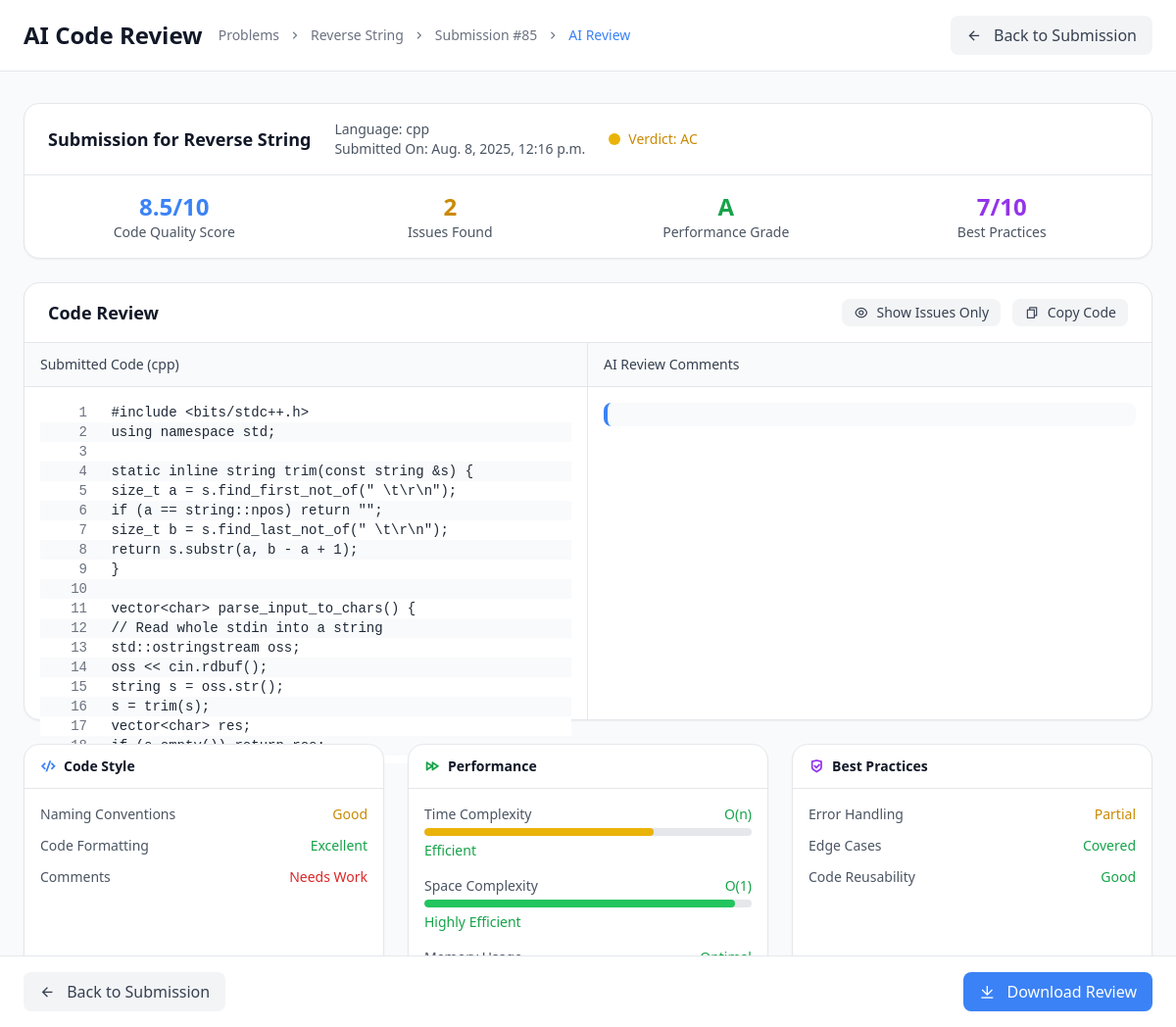
The app's page /compiler/problems/4/ai-review/ (signed in) with its own data.
### compiler/models.py (models this page shows, shortened)
class Problem(models.Model):
    title = models.CharField(max_length=100)
    description = models.TextField()
    constraints = models.TextField()
    example_input = models.TextField()
    example_output = models.TextField()

class Codesubmission(models.Model):
    problem = models.ForeignKey(Problem,on_delete=models.CASCADE,null=True,blank=True)
    user = models.ForeignKey(User,on_delete=models.CASCADE,null=True,blank=True)
    language = models.CharField(max_length=100)
    code = models.TextField()
    input_data = models.TextField(null =True,blank=True)
    output_data = models.TextField(null=True,blank=True)
    timestamp = models.DateTimeField(auto_now_add=True)
    VERDICT_CHOICES = [
        ('AC', 'Accepted'),
        ('WA', 'Wrong Answer'),
        ('RE', 'Runtime Error'),
        ('TLE', 'Time Limit Exceeded'),
        ('CE', 'Compilation Error'),
    ]
    verdict= models.CharField(max_length=3,choices=VERDICT_CHOICES,default='WA')
    error = models.TextField(blank=True)

### compiler/views.py (the view, shortened to what this page needs)
# urls.py: path('problems/<int:problem_id>/ai-review/',ai_review,name='ai_review'),
@login_required
@csrf_exempt
def ai_review(request, problem_id):
    problem = get_object_or_404(Problem, id=problem_id)
    last_submission = Codesubmission.objects.filter(
        user=request.user,
        problem=problem
    ).order_by('-timestamp').first()
    if not last_submission:
        return HttpResponse("No previous Submission Found")
    model = genai.GenerativeModel('gemini-1.5-flash')
    prompt = f"""
    Please review this coding problem solution and provide constructive feedback in 3-5 bullet points.
    Format your response with clear bullet points using '-' prefix for each point.

    Problem Description:
    {problem.description}

    User's Solution (in {last_submission.language}):
    {last_submission.code}

    Error (if any):
    {last_submission.error if last_submission.error else 'No errors reported'}

    Please structure your feedback to cover:
    - Code quality assessment
    - Potential improvements
    - Alternative approaches
    - Performance considerations (including time and space complexity analysis)

    Keep each bullet point concise and focused.
    """
    response = model.generate_content(prompt)
    feedback_text = response.text.strip()
    bullet_points = []
    lines = feedback_text.split('\n')
    if not bullet_points:
        bullet_points = [feedback_text]
    time_complexity = "O(n)"
    space_complexity = "O(1)"
    performance_grade = "A"
    for point in bullet_points:
        lower_point = point.lower()
    context = {
        "last_submission": last_submission,
        "problem": problem,
        "feedback_text": feedback_text,
        "bullet_points": bullet_points,
        "time_complexity": time_complexity,
        "space_complexity": space_complexity,
        "performance_grade": performance_grade,
        "quality_score": "8.5/10",
        "issues_found": "2",
        "best_practices_score": "7/10",
    }
    return render(request, 'ai_review.html', context)

### compiler/templates/ai_review.html (shortened to what this page needs)
<!DOCTYPE html>
<html lang="en">
  <head>
    <script src="https://cdn.tailwindcss.com/3.4.16"></script>
    <link
      href="https://cdnjs.cloudflare.com/ajax/libs/remixicon/4.6.0/remixicon.min.css"
      rel="stylesheet"
    />
  </head>
  <body class="bg-gray-50 min-h-screen">
    <header class="bg-white border-b border-gray-200 sticky top-0 z-50">
      <div class="px-6 py-4">
        <div class="flex items-center justify-between">
          <div class="flex items-center space-x-4">
            <h1 class="text-2xl font-bold text-gray-900">AI Code Review</h1>
            <nav class="flex items-center text-sm text-gray-500">
              <span>Problems</span>
              <div class="w-4 h-4 flex items-center justify-center mx-2">
                <i class="ri-arrow-right-s-line"></i>
              </div>
              <span>{{ problem.title }}</span>
              <div class="w-4 h-4 flex items-center justify-center mx-2">
                <i class="ri-arrow-right-s-line"></i>
              </div>
              <span>Submission #{{ last_submission.id }}</span>
              <div class="w-4 h-4 flex items-center justify-center mx-2">
                <i class="ri-arrow-right-s-line"></i>
              </div>
              <span class="text-primary">AI Review</span>
            </nav>
          </div>
          <button
            onclick="window.history.back()"
            class="px-4 py-2 bg-gray-100 text-gray-700 rounded-button hover:bg-gray-200 transition-colors whitespace-nowrap"
          >
            <div
              class="w-4 h-4 flex items-center justify-center mr-2 inline-flex"
            >
              <i class="ri-arrow-left-line"></i>
            </div>
            Back to Submission
          </button>
        </div>
      </div>
    </header>
    <main class="max-w-7xl mx-auto px-6 py-8">
      <div class="bg-white rounded-lg shadow-sm border border-gray-200 mb-6">
        <div class="px-6 py-4 border-b border-gray-200">
          <div class="flex items-center justify-between">
            <div class="flex items-center space-x-6">
              <div>
                <h2 class="text-lg font-semibold text-gray-900">
                  Submission for {{ problem.title }}
                </h2>
              </div>
              <div class="text-sm text-gray-600">
                <p>Language: <span class="font-medium">{{ last_submission.language }}</span></p>
                <p>Submitted On: <span class="font-medium">{{ last_submission.timestamp }}</span></p>
              </div>
              <div class="flex items-center space-x-2">
                {% with verdict=last_submission.verdict %}
                <div class="w-3 h-3
                  {% if verdict == 'Accepted' %}bg-green-500
                  {% elif verdict == 'Error' %}bg-red-500
                  {% else %}bg-yellow-500{% endif %}
                  rounded-full"></div>
                <span class="text-sm font-medium
                  {% if verdict == 'Accepted' %}text-green-600
                  {% elif verdict == 'Error' %}text-red-600
                  {% else %}text-yellow-600{% endif %}">
                  Verdict: {{ verdict }}
                </span>
                {% endwith %}
              </div>
            </div>
          </div>
        </div>
        <div class="px-6 py-4">
          <div class="grid grid-cols-4 gap-6">
            <div class="text-center">
              <div class="text-2xl font-bold text-primary">{{ quality_score }}</div>
              <div class="text-sm text-gray-600">Code Quality Score</div>
            </div>
            <div class="text-center">
              <div class="text-2xl font-bold text-yellow-600">{{ issues_found }}</div>
              <div class="text-sm text-gray-600">Issues Found</div>
            </div>
            <div class="text-center">
              <div class="text-2xl font-bold text-green-600">{{ performance_grade }}</div>
              <div class="text-sm text-gray-600">Performance Grade</div>
            </div>
            <div class="text-center">
              <div class="text-2xl font-bold text-purple-600">{{ best_practices_score }}</div>
              <div class="text-sm text-gray-600">Best Practices</div>
            </div>
          </div>
        </div>
      </div>
      <div class="bg-white rounded-lg shadow-sm border border-gray-200 mb-6">
        <div class="px-6 py-4 border-b border-gray-200">
          <div class="flex items-center justify-between">
            <h3 class="text-lg font-semibold text-gray-900">Code Review</h3>
            <div class="flex items-center space-x-3">
              <button
                id="toggleViewButton"
                class="px-3 py-1 text-sm bg-gray-100 text-gray-700 rounded-button hover:bg-gray-200 transition-colors whitespace-nowrap"
              >
                <div
                  class="w-4 h-4 flex items-center justify-center mr-1 inline-flex"
                >
                  <i class="ri-eye-line"></i>
                </div>
                Show Issues Only
              </button>
              <button
                id="copyCodeButton"
                class="px-3 py-1 text-sm bg-gray-100 text-gray-700 rounded-button hover:bg-gray-200 transition-colors whitespace-nowrap"
              >
                <div
                  class="w-4 h-4 flex items-center justify-center mr-1 inline-flex"
                >
                  <i class="ri-file-copy-line"></i>
                </div>
                Copy Code
              </button>
            </div>
          </div>
        </div>
        <div class="flex h-96">
          <div class="w-1/2 border-r border-gray-200">
            <div class="px-4 py-3 bg-gray-50 border-b border-gray-200">
              <h4 class="text-sm font-medium text-gray-700">Submitted Code ({{ last_submission.language|default:"Unknown" }})</h4>
            </div>
            <div class="p-4 overflow-auto h-full">
              {% if last_submission %}
                <div class="code-container font-mono text-sm">
                  {% for line in last_submission.code.splitlines %}
                    <div class="code-line text-gray-800 {% cycle 'bg-white' 'bg-gray-50' %}">
                      {{ line }}
                    </div>
                  {% endfor %}
                </div>
              {% else %}
                <div class="text-gray-500 italic">No submission found</div>
              {% endif %}
            </div>
          </div>
          <div class="w-1/2">
            <div class="px-4 py-3 bg-gray-50 border-b border-gray-200">
              <h4 class="text-sm font-medium text-gray-700">
                AI Review Comments
              </h4>
            </div>
            <div class="p-4 overflow-auto h-full">
              {% if bullet_points %}
                <div class="space-y-3">
                  {% for point in bullet_points %}
                    <div class="feedback-item">
                    </div>
                  {% endfor %}
                </div>
              {% elif response_text %}
                <div class="bg-gray-50 p-4 rounded-lg whitespace-pre-wrap text-sm">
                  {{ response_text }}
                </div>
              {% else %}
                <div class="text-gray-500 italic">No feedback available</div>
              {% endif %}
            </div>
          </div>
        </div>
      </div>
      <div class="grid grid-cols-1 md:grid-cols-3 gap-6">
        <div class="bg-white rounded-lg shadow-sm border border-gray-200">
          <div class="px-4 py-3 border-b border-gray-200">
            <h4 class="text-sm font-semibold text-gray-900 flex items-center">
              <div class="w-4 h-4 flex items-center justify-center mr-2">
                <i class="ri-code-s-slash-line text-primary"></i>
              </div>
              Code Style
            </h4>
          </div>
          <div class="p-4">
            <div class="space-y-3">
              <div class="flex items-center justify-between">
                <span class="text-sm text-gray-600">Naming Conventions</span>
                <span class="text-sm font-medium text-yellow-600">Good</span>
              </div>
              <div class="flex items-center justify-between">
                <span class="text-sm text-gray-600">Code Formatting</span>
                <span class="text-sm font-medium text-green-600"
                  >Excellent</span
                >
              </div>
              <div class="flex items-center justify-between">
                <span class="text-sm text-gray-600">Comments</span>
                <span class="text-sm font-medium text-red-600">Needs Work</span>
              </div>
            </div>
          </div>
        </div>
        <div class="bg-white rounded-lg shadow-sm border border-gray-200">
          <div class="px-4 py-3 border-b border-gray-200">
            <h4 class="text-sm font-semibold text-gray-900 flex items-center">
              <div class="w-4 h-4 flex items-center justify-center mr-2">
                <i class="ri-speed-line text-green-600"></i>
              </div>
              Performance
            </h4>
          </div>
          <div class="p-4">
            <div class="space-y-4">
              <div>
                <div class="flex items-center justify-between mb-1">
                  <span class="text-sm text-gray-600">Time Complexity</span>
                  <span class="text-sm font-medium text-green-600" id="time-complexity-value">{{ time_complexity }}</span>
                </div>
                <div class="complexity-bar">
                  <div class="complexity-fill bg-green-500" id="time-complexity-bar" style="width: 70%"></div>
                </div>
                <div class="complexity-label text-green-600" id="time-complexity-label">Efficient</div>
              </div>
              <div>
                <div class="flex items-center justify-between mb-1">
                  <span class="text-sm text-gray-600">Space Complexity</span>
                  <span class="text-sm font-medium text-green-600" id="space-complexity-value">{{ space_complexity }}</span>
                </div>
                <div class="complexity-bar">
                  <div class="complexity-fill bg-green-500" id="space-complexity-bar" style="width: 90%"></div>
                </div>
                <div class="complexity-label text-green-600" id="space-complexity-label">Optimal</div>
              </div>
              <div>
                <div class="flex items-center justify-between mb-1">
                  <span class="text-sm text-gray-600">Memory Usage</span>
                  <span class="text-sm font-medium text-green-600">Optimal</span>
                </div>
              </div>
            </div>
          </div>
        </div>
        <div class="bg-white rounded-lg shadow-sm border border-gray-200">
          <div class="px-4 py-3 border-b border-gray-200">
            <h4 class="text-sm font-semibold text-gray-900 flex items-center">
              <div class="w-4 h-4 flex items-center justify-center mr-2">
                <i class="ri-shield-check-line text-purple-600"></i>
              </div>
              Best Practices
            </h4>
          </div>
          <div class="p-4">
            <div class="space-y-3">
              <div class="flex items-center justify-between">
                <span class="text-sm text-gray-600">Error Handling</span>
                <span class="text-sm font-medium text-yellow-600">Partial</span>
              </div>
              <div class="flex items-center justify-between">
                <span class="text-sm text-gray-600">Edge Cases</span>
                <span class="text-sm font-medium text-green-600">Covered</span>
              </div>
              <div class="flex items-center justify-between">
                <span class="text-sm text-gray-600">Code Reusability</span>
                <span class="text-sm font-medium text-green-600">Good</span>
              </div>
            </div>
          </div>
        </div>
      </div>
    </main>
    <div
      class="fixed bottom-0 left-0 right-0 bg-white border-t border-gray-200 px-6 py-4"
    >
      <div class="max-w-7xl mx-auto flex items-center justify-between">
        <div class="flex items-center space-x-4">
          <button
            onclick="window.history.back()"
            class="px-4 py-2 bg-gray-100 text-gray-700 rounded-button hover:bg-gray-200 transition-colors whitespace-nowrap"
          >
            <div
              class="w-4 h-4 flex items-center justify-center mr-2 inline-flex"
            >
              <i class="ri-arrow-left-line"></i>
            </div>
            Back to Submission
          </button>
        </div>
        <div class="flex items-center space-x-3">
          <button
            class="px-4 py-2 bg-primary text-white rounded-button hover:bg-blue-600 transition-colors whitespace-nowrap"
          >
            <div
              class="w-4 h-4 flex items-center justify-center mr-2 inline-flex"
            >
              <i class="ri-download-line"></i>
            </div>
            Download Review
          </button>
        </div>
      </div>
    </div>
  </body>
</html>

### records on screen
Problem: title "Reverse String"
Codesubmission: id "85", language "cpp", timestamp "Aug. 8, 2025, 12:16 p.m.", verdict "AC"

### other values on screen
{{ quality_score }} "8.5/10"
{{ issues_found }} "2"
{{ performance_grade }} "A"
{{ best_practices_score }} "7/10"
{{ line }} "#include <bits/stdc++.h>" "using namespace std;" "static inline string trim(const string &s) {" "size_t a = s.find_first_not_of(\" \\t\\r\\n\");" "if (a == string::npos) return \"\";" "size_t b = s.find_last_not_of(\" \\t\\r\\n\");" "return s.substr(a, b - a + 1);" "}" "vector<char> parse_input_to_chars() {" "// Read whole stdin into a string" "std::ostringstream oss;" "oss << cin.rdbuf();" "string s = oss.str();" "s = trim(s);" "vector<char> res;"
